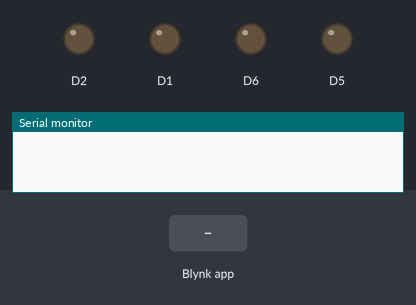
Recording of a sketch running on a simulated ESP8266 (NodeMCU). Parts: output pins drawn as LEDs (lit = HIGH), the last lines printed to the serial monitor. Inputs (shaded band) come from the test bench. WiFi joins after 1.5 s; servers stay silent unless stated.

Above: at 3.0 s.
3.1 s: Blynk app writes 0 to V0
At 4.2 s:
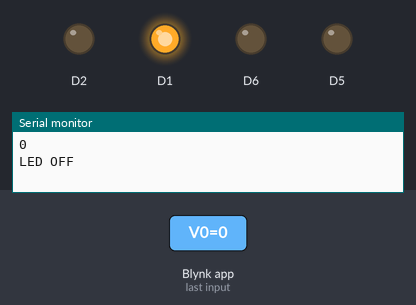
4.6 s: Blynk app writes 0 to V1
At 5.3 s:
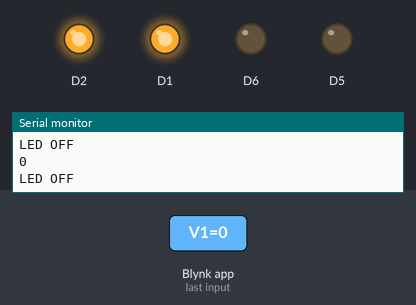
6.1 s: Blynk app writes 1 to V0
At 6.5 s:
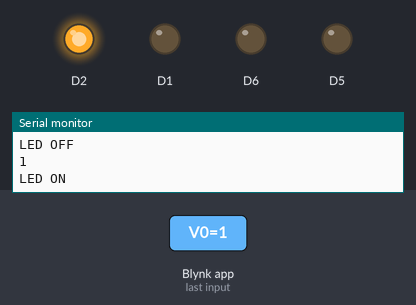
7.6 s: Blynk app writes 0 to V2
At 8.8 s:
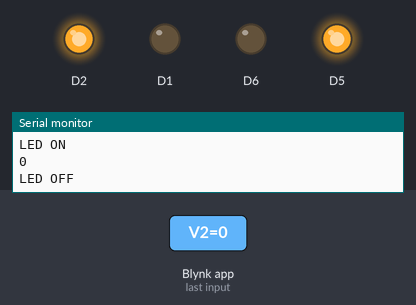
9.1 s: Blynk app writes 1 to V1
At 10.0 s:
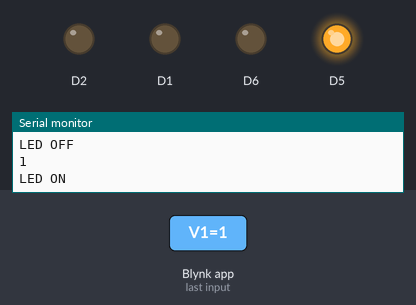
10.6 s: Blynk app writes 0 to V3
At 11.1 s:
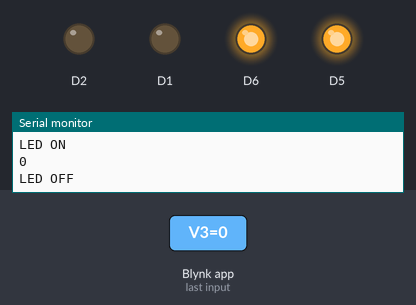
Timing chart, 0 to 13.1 s (numbered marks = the images above; inputs shaded):
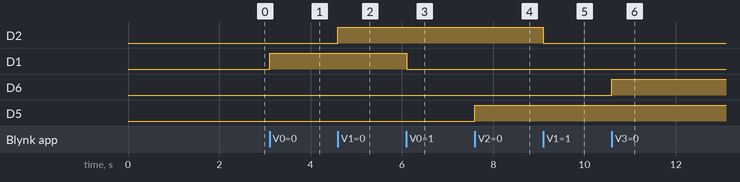

Measured:
- after the input at 3.1 s, D1: LOW → HIGH at once
- after the input at 4.6 s, D2: LOW → HIGH at once
- after the input at 6.1 s, D1: HIGH → LOW at once
- after the input at 7.6 s, D5: LOW → HIGH at once
- after the input at 9.1 s, D2: HIGH → LOW at once
- after the input at 10.6 s, D6: LOW → HIGH at once

The sketch:

Home_Automation_Blynk.ino
```cpp
#define BLYNK_TEMPLATE_ID "TMPL5VaIZBb1"
#define BLYNK_DEVICE_NAME "Home Automation"
#define BLYNK_AUTH_TOKEN "xQRHHd_NQqazr7n7BUdwtesiUT7Zo6hz"

#define BLYNK_PRINT Serial

#include <ESP8266WiFi.h>
#include <BlynkSimpleEsp8266.h>

char auth[] = BLYNK_AUTH_TOKEN;

char ssid[] = "iPhone";  // type your wifi name
char pass[] =  "Adir@1352";  // type your wifi password

BLYNK_WRITE(V0)
{
  int value = param.asInt();
  Serial.println(value);
  if(value == 1)
  {
    digitalWrite(D1, LOW);
    Serial.println("LED ON");
  }
  if(value == 0)
  {
     digitalWrite(D1, HIGH);
     Serial.println("LED OFF");
  }
}

BLYNK_WRITE(V1)
{
  int value = param.asInt();
  Serial.println(value);
  if(value == 1)
  {
    digitalWrite(D2, LOW);
    Serial.println("LED ON");
  }
  if(value == 0)
  {
     digitalWrite(D2, HIGH);
     Serial.println("LED OFF");
  }
}

BLYNK_WRITE(V2)
{
  int value = param.asInt();
  Serial.println(value);
  if(value == 1)
  {
    digitalWrite(D5, LOW);
    Serial.println("LED ON");
  }
  if(value == 0)
  {
     digitalWrite(D5, HIGH);
     Serial.println("LED OFF");
  }
}

BLYNK_WRITE(V3)
{
  int value = param.asInt();
  Serial.println(value);
  if(value == 1)
  {
    digitalWrite(D6, LOW);
    Serial.println("LED ON");
  }
  if(value == 0)
  {
     digitalWrite(D6, HIGH);
     Serial.println("LED OFF");
  }
}


void setup()
{
  Serial.begin(115200);
  Blynk.begin(auth, ssid, pass);
  pinMode(D1,OUTPUT);
  pinMode(D2,OUTPUT);
  pinMode(D5,OUTPUT);
  pinMode(D6,OUTPUT);

}

void loop()
{
  Blynk.run();
}
```
